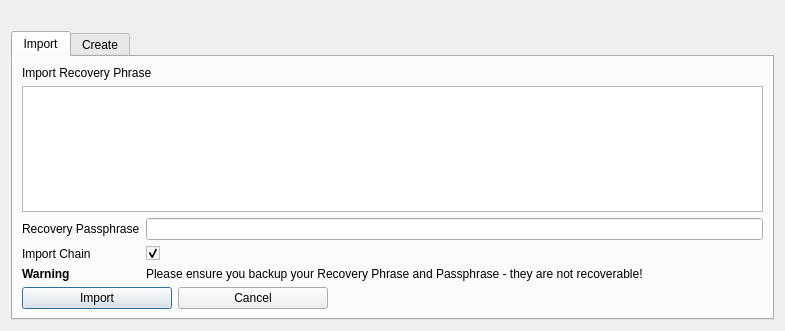
<?xml version="1.0" encoding="UTF-8"?>
<ui version="4.0">
 <class>MnemonicDialog</class>
 <widget class="QDialog" name="MnemonicDialog">
  <property name="geometry">
   <rect>
    <x>0</x>
    <y>0</y>
    <width>785</width>
    <height>331</height>
   </rect>
  </property>
  <property name="windowTitle">
   <string>HD Wallet Setup</string>
  </property>
  <layout class="QGridLayout" name="gridLayout">
   <item row="1" column="0">
    <widget class="QTabWidget" name="tabWidget">
     <property name="currentIndex">
      <number>0</number>
     </property>
     <widget class="QWidget" name="tab">
      <attribute name="title">
       <string>Import</string>
      </attribute>
      <layout class="QGridLayout" name="gridLayout_2">
       <item row="0" column="0">
        <widget class="QLabel" name="mnemonicLabel">
         <property name="text">
          <string>Import Recovery Phrase</string>
         </property>
        </widget>
       </item>
       <item row="1" column="0">
        <widget class="QTextEdit" name="tbxMnemonic">
         <property name="toolTip">
          <string>Enter your BIP39 compliant Recovery Phrase/Mnemonic - Typing your own words will probably not work how you expect, since the words require a particular structure (the last word is a checksum).</string>
         </property>
         <property name="lineWrapMode">
          <enum>QTextEdit::WidgetWidth</enum>
         </property>
        </widget>
       </item>
       <item row="2" column="0">
        <layout class="QFormLayout" name="mnemonicLayout">
         <item row="0" column="0">
          <widget class="QLabel" name="passwordLabel">
           <property name="text">
            <string>Recovery Passphrase</string>
           </property>
          </widget>
         </item>
         <item row="0" column="1">
          <widget class="QLineEdit" name="edtPassword">
           <property name="toolTip">
            <string>Enter a passphrase to protect your Recovery Phrase (optional)</string>
           </property>
          </widget>
         </item>
         <item row="1" column="0">
          <widget class="QLabel" name="importChainLabel">
           <property name="text">
            <string>Import Chain</string>
           </property>
          </widget>
         </item>
         <item row="1" column="1">
          <widget class="QCheckBox" name="chkImportChain">
           <property name="toolTip">
            <string>Only needed if you're importing </string>
           </property>
           <property name="checked">
            <bool>true</bool>
           </property>
          </widget>
         </item>
         <item row="2" column="0">
          <widget class="QLabel" name="label_3">
           <property name="font">
            <font>
             <weight>75</weight>
             <bold>true</bold>
            </font>
           </property>
           <property name="text">
            <string>Warning</string>
           </property>
          </widget>
         </item>
         <item row="2" column="1">
          <widget class="QLabel" name="label_2">
           <property name="text">
            <string>Please ensure you backup your Recovery Phrase and Passphrase - they are not recoverable!</string>
           </property>
          </widget>
         </item>
        </layout>
       </item>
       <item row="3" column="0">
        <layout class="QHBoxLayout" name="horizontalLayout_2">
         <item>
          <widget class="QPushButton" name="btnImport">
           <property name="minimumSize">
            <size>
             <width>150</width>
             <height>0</height>
            </size>
           </property>
           <property name="maximumSize">
            <size>
             <width>150</width>
             <height>16777215</height>
            </size>
           </property>
           <property name="text">
            <string>Import</string>
           </property>
          </widget>
         </item>
         <item>
          <widget class="QPushButton" name="btnCancel">
           <property name="minimumSize">
            <size>
             <width>150</width>
             <height>0</height>
            </size>
           </property>
           <property name="maximumSize">
            <size>
             <width>150</width>
             <height>16777215</height>
            </size>
           </property>
           <property name="text">
            <string>Cancel</string>
           </property>
          </widget>
         </item>
         <item>
          <spacer name="horizontalSpacer">
           <property name="orientation">
            <enum>Qt::Horizontal</enum>
           </property>
           <property name="sizeHint" stdset="0">
            <size>
             <width>40</width>
             <height>20</height>
            </size>
           </property>
          </spacer>
         </item>
        </layout>
       </item>
      </layout>
     </widget>
     <widget class="QWidget" name="tab_2">
      <attribute name="title">
       <string>Create</string>
      </attribute>
      <layout class="QGridLayout" name="gridLayout_3">
       <item row="0" column="0">
        <widget class="QLabel" name="mnemonicLabel_2">
         <property name="text">
          <string>Create New Recovery Phrase</string>
         </property>
        </widget>
       </item>
       <item row="1" column="0">
        <widget class="QTextEdit" name="tbxMnemonicOut">
         <property name="toolTip">
          <string>This is your randomly generated Recovery Phrase/Mnemonic</string>
         </property>
         <property name="lineWrapMode">
          <enum>QTextEdit::WidgetWidth</enum>
         </property>
         <property name="readOnly">
          <bool>true</bool>
         </property>
        </widget>
       </item>
       <item row="2" column="0">
        <layout class="QFormLayout" name="formLayout">
         <item row="0" column="0">
          <widget class="QLabel" name="label">
           <property name="text">
            <string>Bytes of Entropy</string>
           </property>
          </widget>
         </item>
         <item row="0" column="1">
          <widget class="QSpinBox" name="spinEntropy">
           <property name="maximumSize">
            <size>
             <width>40</width>
             <height>16777215</height>
            </size>
           </property>
           <property name="toolTip">
            <string>Entropy is an advanced feature. Your mnemonic may be insecure if this feature is used incorrectly.</string>
           </property>
           <property name="minimum">
            <number>16</number>
           </property>
           <property name="maximum">
            <number>64</number>
           </property>
           <property name="value">
            <number>32</number>
           </property>
          </widget>
         </item>
         <item row="1" column="1">
          <widget class="QComboBox" name="cbxLanguage">
           <property name="maximumSize">
            <size>
             <width>120</width>
             <height>16777215</height>
            </size>
           </property>
           <property name="toolTip">
            <string>Select your language</string>
           </property>
           <item>
            <property name="text">
             <string>English</string>
            </property>
           </item>
           <item>
            <property name="text">
             <string>French</string>
            </property>
           </item>
           <item>
            <property name="text">
             <string>Japanese</string>
            </property>
           </item>
           <item>
            <property name="text">
             <string>Spanish</string>
            </property>
           </item>
           <item>
            <property name="text">
             <string>Chinese_s</string>
            </property>
           </item>
           <item>
            <property name="text">
             <string>Chinese_t</string>
            </property>
           </item>
          </widget>
         </item>
         <item row="1" column="0">
          <widget class="QLabel" name="label_4">
           <property name="text">
            <string>Language</string>
           </property>
          </widget>
         </item>
        </layout>
       </item>
       <item row="3" column="0">
        <layout class="QHBoxLayout" name="horizontalLayout_3">
         <item>
          <widget class="QPushButton" name="btnGenerate">
           <property name="minimumSize">
            <size>
             <width>150</width>
             <height>0</height>
            </size>
           </property>
           <property name="maximumSize">
            <size>
             <width>150</width>
             <height>16777215</height>
            </size>
           </property>
           <property name="text">
            <string>Generate</string>
           </property>
          </widget>
         </item>
         <item>
          <widget class="QPushButton" name="btnCancel2">
           <property name="minimumSize">
            <size>
             <width>150</width>
             <height>0</height>
            </size>
           </property>
           <property name="maximumSize">
            <size>
             <width>150</width>
             <height>16777215</height>
            </size>
           </property>
           <property name="text">
            <string>Cancel</string>
           </property>
          </widget>
         </item>
         <item>
          <spacer name="horizontalSpacer_2">
           <property name="orientation">
            <enum>Qt::Horizontal</enum>
           </property>
           <property name="sizeHint" stdset="0">
            <size>
             <width>40</width>
             <height>20</height>
            </size>
           </property>
          </spacer>
         </item>
        </layout>
       </item>
      </layout>
     </widget>
    </widget>
   </item>
   <item row="0" column="0">
    <widget class="QLabel" name="lblHelp">
     <property name="enabled">
      <bool>true</bool>
     </property>
     <property name="locale">
      <locale language="English" country="UnitedKingdom"/>
     </property>
     <property name="text">
      <string/>
     </property>
    </widget>
   </item>
  </layout>
 </widget>
 <resources>
  <include location="../subi.qrc"/>
 </resources>
 <connections/>
</ui>
